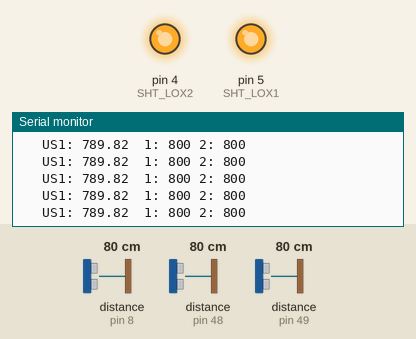
Recording of a sketch running on a simulated Arduino Uno, built with avr-gcc and run on an emulated ATmega328P. On the bench: output pins drawn as LEDs (lit = HIGH), the last lines printed to the serial monitor. Wiring (inferred from the names in the program): ultrasonic range finder: trigger pin 9; echo pin 8. Inputs (shaded band) come from the test bench; at power-on: distance to the obstacle (sensors on pin 48, pin 49, pin 8) 80 cm. The echo pulse lasts 58.3 µs per cm; pins used as bus, display or sensor lines are not drawn.

Above: at 1.2 s.
1.3 s: distance to the obstacle (sensor on pin 48) set to 250 cm
At 1.46 s:
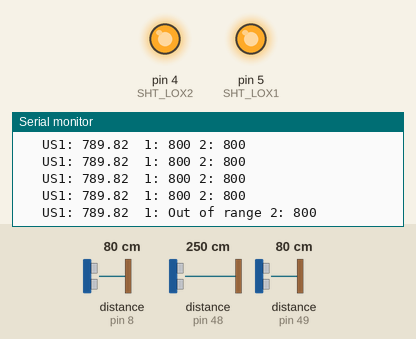
3.3 s: distance to the obstacle (sensor on pin 49) set to 250 cm
At 3.35 s:
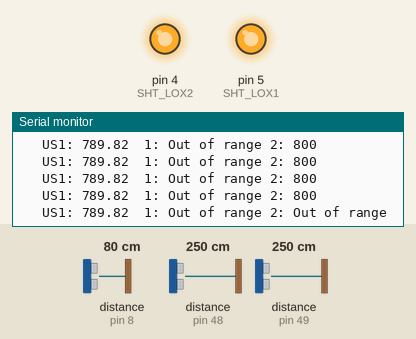
4.8 s: distance to the obstacle (sensor on pin 48) set to 2 cm
At 4.9 s:
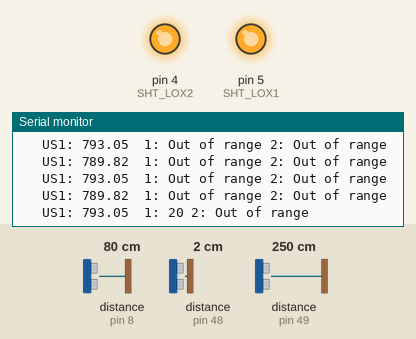
6.4 s: distance to the obstacle (sensor on pin 8) set to 2 cm
At 6.45 s:
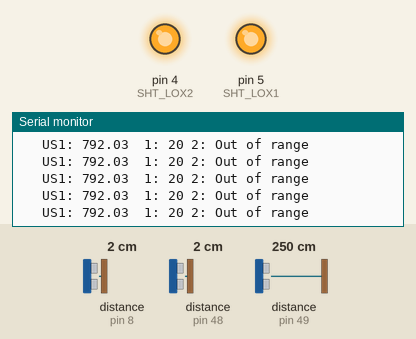
9.4 s: distance to the obstacle (sensor on pin 8) set to 60 cm
At 9.46 s:
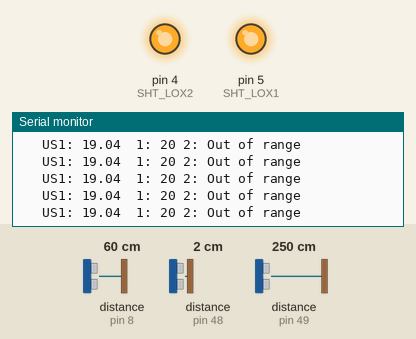
Timing chart, 0 to 12.4 s (numbered marks = the images above; inputs shaded):
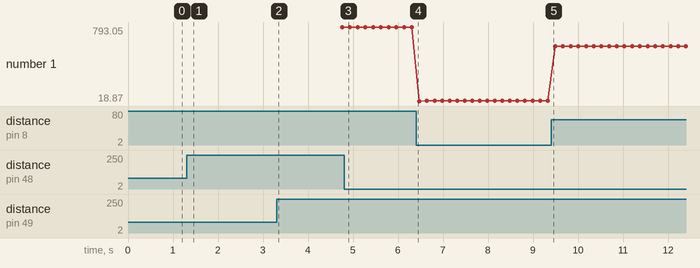

Measured:
- after the input at 1.3 s, the serial monitor: prints a new line at once (image 1)
- plotted number 1: 793.05 → 792.03 after the input at 4.8 s, 792.03 → 19.04 after the input at 6.4 s, 19.04 → 593.81 after the input at 9.4 s

The sketch:

sensorsRAI_V1.ino
```cpp
#include "Adafruit_VL53L0X.h"

#define TRIG 9
#define ECHO 8

int duration;
float distance_US;

// address we will assign if dual sensor is present
#define LOX1_ADDRESS 0x30
#define LOX2_ADDRESS 0x31

// set the pins to shutdown
#define SHT_LOX1 5
#define SHT_LOX2 4

Adafruit_VL53L0X lox1 = Adafruit_VL53L0X();
Adafruit_VL53L0X lox2 = Adafruit_VL53L0X();

// this holds the measurement
VL53L0X_RangingMeasurementData_t measure1;
VL53L0X_RangingMeasurementData_t measure2;

void setID() {
  pinMode(SHT_LOX1, OUTPUT);
  pinMode(SHT_LOX2, OUTPUT);
  // all reset
  digitalWrite(SHT_LOX1, LOW);
  digitalWrite(SHT_LOX2, LOW);
  delay(10);
  // all unreset
  digitalWrite(SHT_LOX1, HIGH);
  digitalWrite(SHT_LOX2, HIGH);

  // activating LOX1 and resetting LOX2
  digitalWrite(SHT_LOX1, HIGH);
  digitalWrite(SHT_LOX2, LOW);

  delay(10);
  // initing LOX1
  if (!lox1.begin(LOX1_ADDRESS)) {
    Serial.println(F("Failed to boot first VL53L0X"));
    while (1)
      ;
  }
  delay(10);

  // activating LOX2
  digitalWrite(SHT_LOX2, HIGH);
  delay(10);

  //initing LOX2
  if (!lox2.begin(LOX2_ADDRESS)) {
    Serial.println(F("Failed to boot second VL53L0X"));
    while (1)
      ;
  }
}

void read_dual_sensors() {

  lox1.rangingTest(&measure1, false);  // pass in 'true' to get debug data printout!
  lox2.rangingTest(&measure2, false);  // pass in 'true' to get debug data printout!

  // print sensor one reading
  Serial.print(F("1: "));
  if (measure1.RangeStatus != 4) {  // if not out of range
    Serial.print(measure1.RangeMilliMeter);
  } else {
    Serial.print(F("Out of range"));
  }

  Serial.print(F(" "));

  // print sensor two reading
  Serial.print(F("2: "));
  if (measure2.RangeStatus != 4) {
    Serial.print(measure2.RangeMilliMeter);
  } else {
    Serial.print(F("Out of range"));
  }

  Serial.println();
}

void setup() {
  Serial.begin(115200);
  while (!Serial) { delay(1); }

  pinMode(SHT_LOX1, OUTPUT);
  pinMode(SHT_LOX2, OUTPUT);

  Serial.println(F("Shutdown pins inited..."));

  digitalWrite(SHT_LOX1, LOW);
  digitalWrite(SHT_LOX2, LOW);

  Serial.println(F("Both in reset mode...(pins are low)"));


  Serial.println(F("Starting..."));
  setID();

  pinMode(TRIG, OUTPUT);
  pinMode(ECHO, INPUT_PULLUP);
}


void loop() {
  read_dual_sensors();
  digitalWrite(TRIG, LOW);
  delayMicroseconds(2);
  digitalWrite(TRIG, HIGH);
  delayMicroseconds(10);
  digitalWrite(TRIG, 0);
  duration = pulseIn(ECHO, HIGH);
  distance_US = duration * 0.34 / 2;

  Serial.print("\t US1: " + String(distance_US) + "\t");
  delay(100);
}
```
